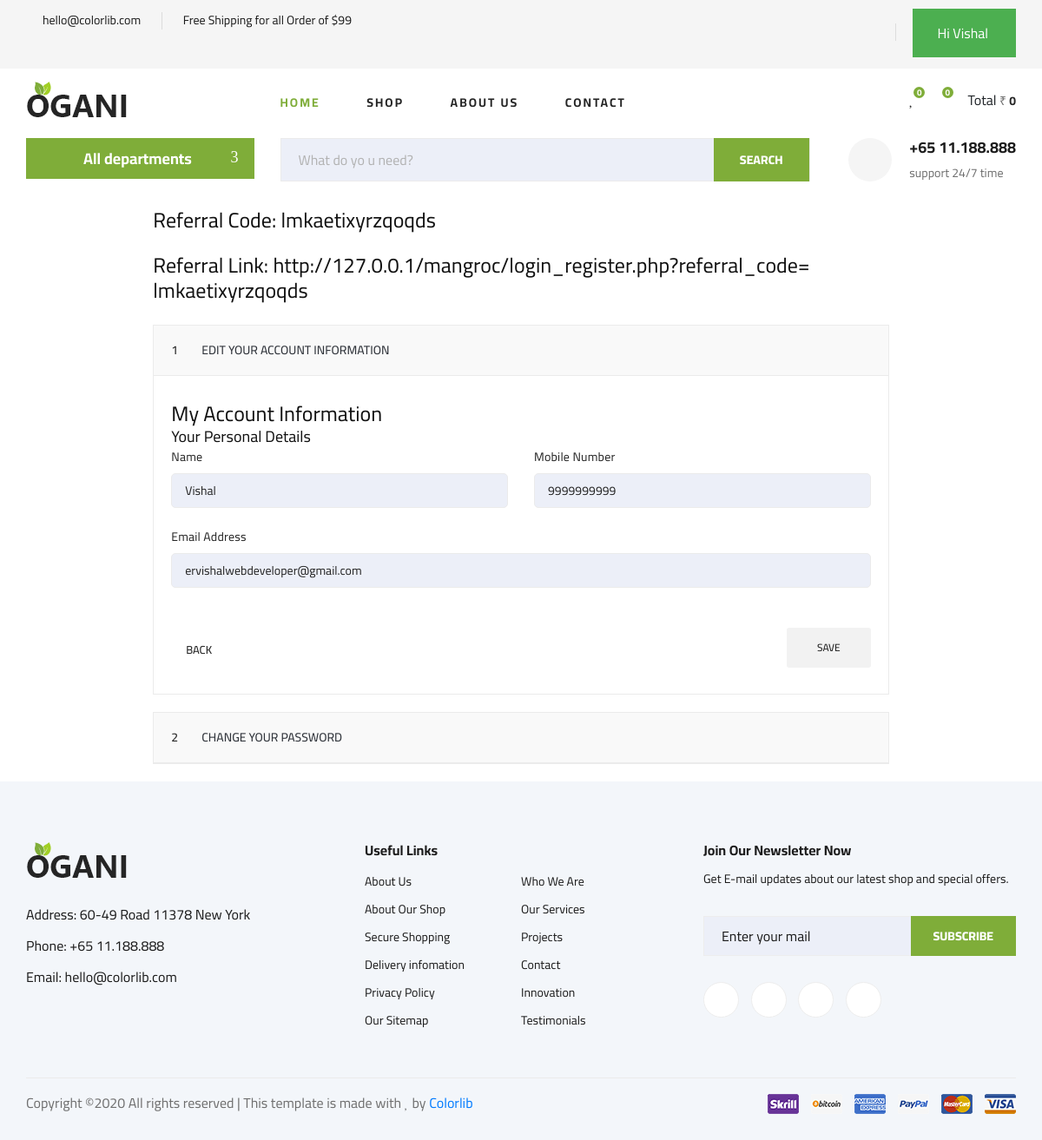
The page /profile.php (signed in) on the database its author committed.
### tables this page shows
CREATE TABLE `user` (
  `id` int(11) NOT NULL,
  `name` varchar(50) NOT NULL,
  `email` varchar(50) NOT NULL,
  `mobile` varchar(15) NOT NULL,
  `password` varchar(100) NOT NULL,
  `status` int(11) NOT NULL,
  `email_verify` int(11) NOT NULL,
  `rand_str` varchar(20) NOT NULL,
  `referral_code` varchar(20) NOT NULL,
  `from_referral_code` varchar(20) NOT NULL,
  `added_on` datetime NOT NULL
);

### function.inc.php (called while the page is built, shortened)
	<?php
function getUserDetailsByid($uid=''){
	global $con;
	$data['name']='';
	$data['email']='';
	$data['mobile']='';
	$data['referral_code']='';
	if(isset($_SESSION['USER_ID'])){
		$uid=$_SESSION['USER_ID'];
	}
	$row=mysqli_fetch_assoc(mysqli_query($con,"select * from user where id='$uid'"));
	$data['name']=$row['name'];
	$data['email']=$row['email'];
	$data['mobile']=$row['mobile'];
	$data['referral_code']=$row['referral_code'];
	return $data;
}
?>

### profile.php (the view, shortened to what this page needs)
<?php
include ("top.php");
$getUserDetails=getUserDetailsByid();
?>
<div class="myaccount-area pb-80 pt-100">
            <div class="container">
                <div class="row">
                    <div class="ml-auto mr-auto col-lg-9">
						<div>
							<h4>Referral Code: <?php echo $getUserDetails['referral_code']?></h4><br/>
							<h4>Referral Link: <?php echo FRONT_SITE_PATH."login_register.php?referral_code="?> <?php echo $getUserDetails['referral_code']?></h4><br/>
						</div>
                        <div class="checkout-wrapper">
                            <div id="faq" class="panel-group">
                                <div class="panel panel-default">
                                    <div class="panel-heading">
                                        <h5 class="panel-title"><span>1</span> <a data-toggle="collapse" data-parent="#faq" href="#my-account-1">Edit your account information </a></h5>
                                    </div>
                                    <div id="my-account-1" class="panel-collapse collapse show">
                                        <div class="panel-body">
                                            <form method="post" id="frmProfile">
												<div class="billing-information-wrapper">
													<div class="account-info-wrapper">
														<h4>My Account Information</h4>
														<h5>Your Personal Details</h5>
													</div>
													<div class="row">
														<div class="col-lg-6 col-md-6">
															<div class="billing-info">
																<label>Name</label>
																<input type="text" id="uname" name="name" required value="<?php echo $getUserDetails['name']?>">
															</div>
														</div>
														<div class="col-lg-6 col-md-6">
															<div class="billing-info">
																<label>Mobile Number</label>
																<input type="text" name="mobile" value="<?php echo $getUserDetails['mobile']?>" required>
															</div>
														</div>
														<div class="col-lg-12 col-md-12">
															<div class="billing-info">
																<label>Email Address</label>
																<input type="email" readonly="readonly" value="<?php echo $getUserDetails['email']?>">
															</div>
														</div>
													</div>
													<div class="billing-back-btn">
														<div class="billing-back">
															<a href="#"><i class="ion-arrow-up-c"></i> back</a>
														</div>
														<div class="billing-btn">
															<button type="submit" id="profile_submit">Save</button>
														</div>
													</div>
												</div>
											</form>
                                        </div>
                                    </div>
                                </div>
                                <div class="panel panel-default">
                                    <div class="panel-heading">
                                        <h5 class="panel-title"><span>2</span> <a data-toggle="collapse" data-parent="#faq" href="#my-account-2">Change your password </a></h5>
                                    </div>
                                </div>
                            </div>
                        </div>
                    </div>
                </div>
            </div>
        </div>
<?php
include("footer.php");
?>

### css/style.css (style rules this page uses)
html, body { height: 100%; font-family: "Cairo", sans-serif; -webkit-font-smoothing: antialiased; font-smoothing: antialiased; }
h1, h2, h3, h4, h5, h6 { margin: 0; color: #111111; font-weight: 400; font-family: "Cairo", sans-serif; }
h4 { font-size: 24px; }
h5 { font-size: 18px; }
@media only screen and (min-width: 1200px) { .container { max-width: 1170px; } }
input { background: #eceff8; border: 2px solid #eceff8; height: 45px; box-shadow: none; padding-left: 10px; font-size: 14px; color: #626262; width: 100%; }
.panel.panel-default { border: 1px solid #ebebeb; margin-bottom: 20px; }
h5.panel-title { background-color: #f9f9f9; border-bottom: 1px solid #ebebeb; color: #242424; font-size: 14px; font-weight: 500; margin: 0; position: relative; text-transform: uppercase; }
h5.panel-title a { color: #2f333a; display: block; padding: 20px 55px; position: relative; }
h5.panel-title a::before { color: #242424; content: ""; display: inline-block; font-family: "Ionicons"; font-size: 15px; position: absolute; right: 10px; top: 19px; }
h5.panel-title span { color: #242424; font-size: 14px; left: 20px; position: absolute; top: 20px; }
.billing-btn > button { background-color: #f2f2f2; border: medium none; border-radius: 3px; color: #242424; display: inline-block; font-size: 12px; font-weight: 500; line-height: 1; padding: 17px 35px; text-transform: uppercase; cursor: pointer; transition: all .3s ease 0s; }
.billing-information-wrapper, .shipping-information-wrapper, .shipping-method-wrapper, .payment-info-wrapper, .order-review-wrapper { background-color: #fff; padding: 30px 20px; }
.billing-info>label { color: #242424; font-size: 14px; letter-spacing: 0.2px; text-transform: capitalize; }
.billing-info input, .billing-select select { border: 1px solid #ebebeb; border-radius: 5px; color: #242424; height: 40px; padding: 0 15px; }
.billing-info { margin-bottom: 20px; }
.billing-back-btn { display: flex; justify-content: space-between; margin-top: 26px; }
.billing-back > a { color: #242424; display: inline-block; font-size: 13px; font-weight: 500; margin: 10px 0 0; text-transform: uppercase; }
.billing-back > a i { bottom: -1px; color: #e02c2b; font-size: 18px; position: relative; }

### rows shown on the page
user: referral_code "lmkaetixyrzqoqds", name "Vishal", mobile "9999999999", email "ervishalwebdeveloper@gmail.com"

### other values the page prints
$_SESSION['USER_NAME'] "Vishal"
$wishlist_count "0"
$totalCartProduct "0"
FRONT_SITE_PATH "http://127.0.0.1/mangroc/"
